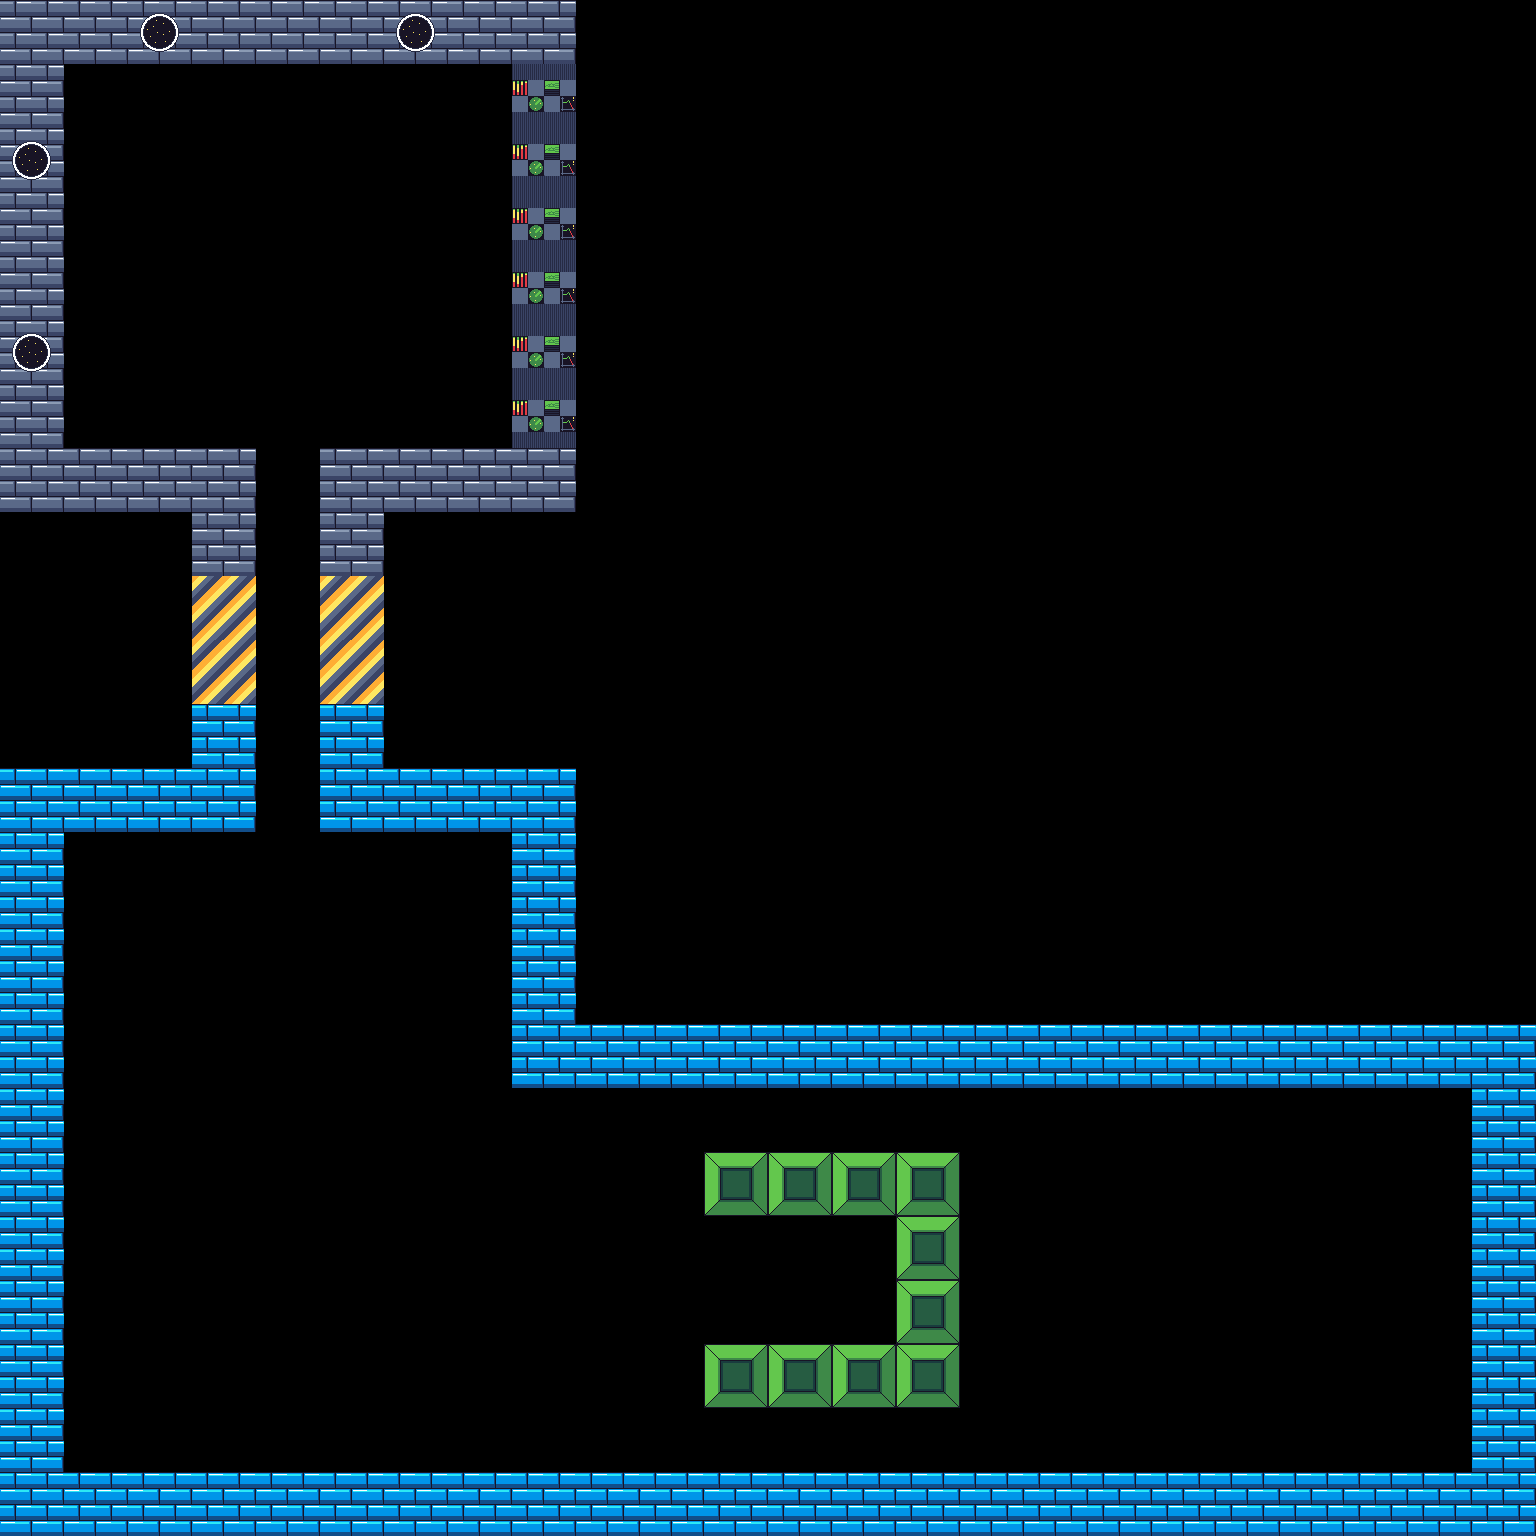

The image is a tile-based game level rendered from a .tmx file. Its description and complete source (layers, tilesets, objects, tile grids) follow:
An orthogonal 24x24 tile map with 64x64 px tiles, 1 tile layer (Tile Layer 1) and 9 objects (5x enemy, 2x health, player, ammo).

<map version="1.4" tiledversion="1.4.3" orientation="orthogonal" renderorder="right-down" width="24" height="24" tilewidth="64" tileheight="64" infinite="0" nextlayerid="3" nextobjectid="11">
 <editorsettings>
  <export target="3.json" format="json" />
 </editorsettings>
 <tileset firstgid="1" name="walls" tilewidth="64" tileheight="64" tilecount="7" columns="7">
  <image source="../sprites/walls.png" width="448" height="64" />
 </tileset>
 <layer id="1" name="Tile Layer 1" width="24" height="24">
  <data encoding="csv">
1,1,7,1,1,1,7,1,1,0,0,0,0,0,0,0,0,0,0,0,0,0,0,0,
1,0,0,0,0,0,0,0,6,0,0,0,0,0,0,0,0,0,0,0,0,0,0,0,
7,0,0,0,0,0,0,0,6,0,0,0,0,0,0,0,0,0,0,0,0,0,0,0,
1,0,0,0,0,0,0,0,6,0,0,0,0,0,0,0,0,0,0,0,0,0,0,0,
1,0,0,0,0,0,0,0,6,0,0,0,0,0,0,0,0,0,0,0,0,0,0,0,
7,0,0,0,0,0,0,0,6,0,0,0,0,0,0,0,0,0,0,0,0,0,0,0,
1,0,0,0,0,0,0,0,6,0,0,0,0,0,0,0,0,0,0,0,0,0,0,0,
1,1,1,1,0,1,1,1,1,0,0,0,0,0,0,0,0,0,0,0,0,0,0,0,
0,0,0,1,0,1,0,0,0,0,0,0,0,0,0,0,0,0,0,0,0,0,0,0,
0,0,0,2,0,2,0,0,0,0,0,0,0,0,0,0,0,0,0,0,0,0,0,0,
0,0,0,2,0,2,0,0,0,0,0,0,0,0,0,0,0,0,0,0,0,0,0,0,
0,0,0,4,0,4,0,0,0,0,0,0,0,0,0,0,0,0,0,0,0,0,0,0,
4,4,4,4,0,4,4,4,4,0,0,0,0,0,0,0,0,0,0,0,0,0,0,0,
4,0,0,0,0,0,0,0,4,0,0,0,0,0,0,0,0,0,0,0,0,0,0,0,
4,0,0,0,0,0,0,0,4,0,0,0,0,0,0,0,0,0,0,0,0,0,0,0,
4,0,0,0,0,0,0,0,4,0,0,0,0,0,0,0,0,0,0,0,0,0,0,0,
4,0,0,0,0,0,0,0,4,4,4,4,4,4,4,4,4,4,4,4,4,4,4,4,
4,0,0,0,0,0,0,0,0,0,0,0,0,0,0,0,0,0,0,0,0,0,0,4,
4,0,0,0,0,0,0,0,0,0,0,5,5,5,5,0,0,0,0,0,0,0,0,4,
4,0,0,0,0,0,0,0,0,0,0,0,0,0,5,0,0,0,0,0,0,0,0,4,
4,0,0,0,0,0,0,0,0,0,0,0,0,0,5,0,0,0,0,0,0,0,0,4,
4,0,0,0,0,0,0,0,0,0,0,5,5,5,5,0,0,0,0,0,0,0,0,4,
4,0,0,0,0,0,0,0,0,0,0,0,0,0,0,0,0,0,0,0,0,0,0,4,
4,4,4,4,4,4,4,4,4,4,4,4,4,4,4,4,4,4,4,4,4,4,4,4
</data>
 </layer>
 <objectgroup id="2" name="Object Layer 1">
  <object id="1" name="player" x="128" y="128">
   <point />
  </object>
  <object id="2" name="health" x="384" y="320">
   <point />
  </object>
  <object id="3" name="ammo" x="192" y="320">
   <point />
  </object>
  <object id="4" name="enemy" x="192" y="1408">
   <point />
  </object>
  <object id="5" name="enemy" x="448" y="1280">
   <point />
  </object>
  <object id="6" name="enemy" x="192" y="1152">
   <point />
  </object>
  <object id="8" name="enemy" x="1344" y="1216">
   <point />
  </object>
  <object id="9" name="enemy" x="1344" y="1408">
   <point />
  </object>
  <object id="10" name="health" x="832" y="1280">
   <point />
  </object>
 </objectgroup>
</map>